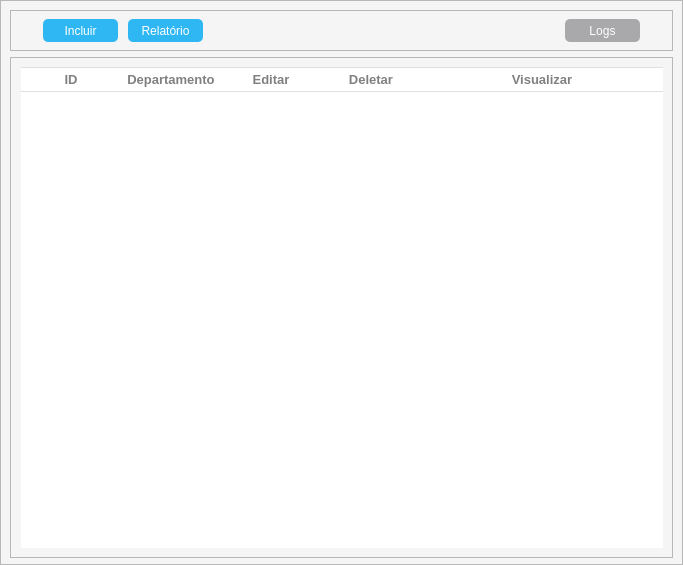
<?xml version="1.0" encoding="UTF-8"?>
<ui version="4.0">
 <class>frm_content</class>
 <widget class="QFrame" name="frm_content">
  <property name="geometry">
   <rect>
    <x>0</x>
    <y>0</y>
    <width>683</width>
    <height>565</height>
   </rect>
  </property>
  <property name="minimumSize">
   <size>
    <width>682</width>
    <height>561</height>
   </size>
  </property>
  <property name="font">
   <font>
    <family>Arial</family>
    <pointsize>10</pointsize>
   </font>
  </property>
  <property name="windowTitle">
   <string>Departamento</string>
  </property>
  <property name="styleSheet">
   <string notr="true">QFrame#frm_content{
	background-color:#F5F5F5;
}</string>
  </property>
  <layout class="QVBoxLayout" name="vrl_frm_content_department">
   <property name="spacing">
    <number>0</number>
   </property>
   <property name="leftMargin">
    <number>0</number>
   </property>
   <property name="topMargin">
    <number>0</number>
   </property>
   <property name="rightMargin">
    <number>0</number>
   </property>
   <property name="bottomMargin">
    <number>0</number>
   </property>
   <item>
    <widget class="QFrame" name="frm_content_department">
     <property name="minimumSize">
      <size>
       <width>682</width>
       <height>561</height>
      </size>
     </property>
     <property name="font">
      <font>
       <family>Arial</family>
       <pointsize>10</pointsize>
      </font>
     </property>
     <property name="frameShape">
      <enum>QFrame::StyledPanel</enum>
     </property>
     <property name="frameShadow">
      <enum>QFrame::Raised</enum>
     </property>
     <layout class="QVBoxLayout" name="vrl_content_department">
      <item>
       <widget class="QFrame" name="frm_content_button_department">
        <property name="minimumSize">
         <size>
          <width>661</width>
          <height>41</height>
         </size>
        </property>
        <property name="maximumSize">
         <size>
          <width>16777215</width>
          <height>41</height>
         </size>
        </property>
        <property name="frameShape">
         <enum>QFrame::StyledPanel</enum>
        </property>
        <property name="frameShadow">
         <enum>QFrame::Raised</enum>
        </property>
        <layout class="QHBoxLayout" name="hzl_content_button_department">
         <property name="spacing">
          <number>10</number>
         </property>
         <property name="leftMargin">
          <number>15</number>
         </property>
         <property name="topMargin">
          <number>0</number>
         </property>
         <property name="rightMargin">
          <number>15</number>
         </property>
         <property name="bottomMargin">
          <number>0</number>
         </property>
         <item>
          <spacer name="hls_between_boder_left_and_buttons_department">
           <property name="orientation">
            <enum>Qt::Horizontal</enum>
           </property>
           <property name="sizeHint" stdset="0">
            <size>
             <width>5</width>
             <height>20</height>
            </size>
           </property>
          </spacer>
         </item>
         <item>
          <widget class="QPushButton" name="btn_new_department">
           <property name="enabled">
            <bool>true</bool>
           </property>
           <property name="minimumSize">
            <size>
             <width>75</width>
             <height>23</height>
            </size>
           </property>
           <property name="maximumSize">
            <size>
             <width>75</width>
             <height>23</height>
            </size>
           </property>
           <property name="styleSheet">
            <string notr="true">QPushButton#btn_new_department {
	background-color: #2FB7F3;
	color: white;
	border-radius: 5px;
}
QPushButton#btn_new_department:hover {
	background-color:#009CE1;
}
QPushButton#btn_new_tags:pressed {
	background-color:#0082BC;
}
QPushButton#btn_new_department:disabled {
	background-color:  #BFBFBF;
	color: #6a6767;
}</string>
           </property>
           <property name="text">
            <string>Incluir</string>
           </property>
           <property name="icon">
            <iconset>
             <normaloff>../img/plus-2-48.png</normaloff>../img/plus-2-48.png</iconset>
           </property>
           <property name="iconSize">
            <size>
             <width>10</width>
             <height>10</height>
            </size>
           </property>
          </widget>
         </item>
         <item>
          <widget class="QPushButton" name="btn_report_department">
           <property name="enabled">
            <bool>true</bool>
           </property>
           <property name="minimumSize">
            <size>
             <width>75</width>
             <height>23</height>
            </size>
           </property>
           <property name="maximumSize">
            <size>
             <width>75</width>
             <height>23</height>
            </size>
           </property>
           <property name="styleSheet">
            <string notr="true">QPushButton#btn_report_department {
	background-color: #2FB7F3;
	color: white;
	border-radius: 5px;
}
QPushButton#btn_report_department:hover {
	background-color:#009CE1;
}
QPushButton#btn_report_department:pressed {
	background-color:#0082BC;
}
QPushButton#btn_report_department:disabled {
	background-color:  #BFBFBF;
	color: #6a6767;
}</string>
           </property>
           <property name="text">
            <string>Relatório</string>
           </property>
           <property name="icon">
            <iconset>
             <normaloff>../img/report.png</normaloff>../img/report.png</iconset>
           </property>
           <property name="iconSize">
            <size>
             <width>16</width>
             <height>16</height>
            </size>
           </property>
          </widget>
         </item>
         <item>
          <spacer name="hls_between_button_report_and_logs_department">
           <property name="orientation">
            <enum>Qt::Horizontal</enum>
           </property>
           <property name="sizeHint" stdset="0">
            <size>
             <width>352</width>
             <height>20</height>
            </size>
           </property>
          </spacer>
         </item>
         <item>
          <widget class="QPushButton" name="btn_log_department">
           <property name="minimumSize">
            <size>
             <width>75</width>
             <height>23</height>
            </size>
           </property>
           <property name="maximumSize">
            <size>
             <width>75</width>
             <height>23</height>
            </size>
           </property>
           <property name="styleSheet">
            <string notr="true">QPushButton#btn_log_department {
	background-color: #A9A9AC;
	color: white;
	border-radius: 5px;
}
QPushButton#btn_log_department:hover {
	background-color:#97979B;
}
QPushButton#btn_log_department:pressed {
	background-color:#8A8A8E;
}
QPushButton#btn_log_department:disabled {
	background-color:  #BFBFBF;
	color: #6a6767;
}</string>
           </property>
           <property name="text">
            <string>Logs</string>
           </property>
           <property name="icon">
            <iconset>
             <normaloff>../img/log.png</normaloff>../img/log.png</iconset>
           </property>
          </widget>
         </item>
         <item>
          <spacer name="hls_between_button_and_border_right_department">
           <property name="orientation">
            <enum>Qt::Horizontal</enum>
           </property>
           <property name="sizeHint" stdset="0">
            <size>
             <width>5</width>
             <height>20</height>
            </size>
           </property>
          </spacer>
         </item>
        </layout>
       </widget>
      </item>
      <item>
       <widget class="QFrame" name="frm_content_fields_department">
        <property name="minimumSize">
         <size>
          <width>662</width>
          <height>501</height>
         </size>
        </property>
        <property name="font">
         <font>
          <family>Arial</family>
          <pointsize>10</pointsize>
         </font>
        </property>
        <property name="styleSheet">
         <string notr="true">QHeaderView::section {
	background-color: white;
	color: gray;
	padding: 2px;
	font-size: 10pt;
	font-weight: bold;
	border-style: none;
	text-transform: uppercase
}
QHeaderView::section:horizontal {
    border-top: 1px solid #DFDFDF;
	border-bottom:1px solid #DFDFDF;
}</string>
        </property>
        <property name="frameShape">
         <enum>QFrame::StyledPanel</enum>
        </property>
        <property name="frameShadow">
         <enum>QFrame::Raised</enum>
        </property>
        <layout class="QHBoxLayout" name="hzl__content_fields_department">
         <item>
          <spacer name="hls_between__borde_left_and_table_department">
           <property name="orientation">
            <enum>Qt::Horizontal</enum>
           </property>
           <property name="sizeHint" stdset="0">
            <size>
             <width>13</width>
             <height>20</height>
            </size>
           </property>
          </spacer>
         </item>
         <item>
          <widget class="QTableWidget" name="tab_department">
           <property name="minimumSize">
            <size>
             <width>642</width>
             <height>481</height>
            </size>
           </property>
           <property name="styleSheet">
            <string notr="true">QTableWidget {
	background: white;
	border-style: none;
}
QTableWidget::item {
	Border-bottom:1px solid #EEF1F7;
}
</string>
           </property>
           <property name="frameShape">
            <enum>QFrame::NoFrame</enum>
           </property>
           <property name="frameShadow">
            <enum>QFrame::Plain</enum>
           </property>
           <property name="editTriggers">
            <set>QAbstractItemView::NoEditTriggers</set>
           </property>
           <property name="selectionMode">
            <enum>QAbstractItemView::NoSelection</enum>
           </property>
           <property name="selectionBehavior">
            <enum>QAbstractItemView::SelectRows</enum>
           </property>
           <property name="showGrid">
            <bool>false</bool>
           </property>
           <property name="gridStyle">
            <enum>Qt::NoPen</enum>
           </property>
           <property name="sortingEnabled">
            <bool>true</bool>
           </property>
           <attribute name="horizontalHeaderHighlightSections">
            <bool>false</bool>
           </attribute>
           <attribute name="horizontalHeaderShowSortIndicator" stdset="0">
            <bool>false</bool>
           </attribute>
           <attribute name="horizontalHeaderStretchLastSection">
            <bool>true</bool>
           </attribute>
           <attribute name="verticalHeaderVisible">
            <bool>false</bool>
           </attribute>
           <column>
            <property name="text">
             <string>ID</string>
            </property>
           </column>
           <column>
            <property name="text">
             <string>Departamento</string>
            </property>
           </column>
           <column>
            <property name="text">
             <string>Editar</string>
            </property>
           </column>
           <column>
            <property name="text">
             <string>Deletar</string>
            </property>
           </column>
           <column>
            <property name="text">
             <string>Visualizar</string>
            </property>
           </column>
          </widget>
         </item>
         <item>
          <spacer name="hls_between_table_and_borde_right_department">
           <property name="orientation">
            <enum>Qt::Horizontal</enum>
           </property>
           <property name="sizeHint" stdset="0">
            <size>
             <width>4</width>
             <height>20</height>
            </size>
           </property>
          </spacer>
         </item>
        </layout>
       </widget>
      </item>
     </layout>
    </widget>
   </item>
  </layout>
 </widget>
 <resources/>
 <connections/>
</ui>
